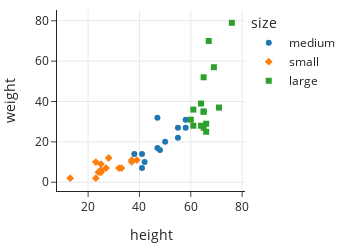

Notebook code cell kept with this figure:
### Markdown cell above
Plotting methods in `plotly` also contain arguments for making facet plots.
We can facet using color on the same plot, plotting symbol or line style.
Or we can facet into multiple subplots. Below are examples of each.
We first make a scatter plot of height and weight of dog breeds and use different plotting symbols and colors to facet within the plot by size:

### Code cell
fig = px.scatter(dogs, x='height', y='weight', 
                 color='size', symbol='size',
                 width=350, height=250)
fig

### Figure 1 — Plotly figure (JSON) as saved in the notebook; plotly's stock layout.template omitted (floating-point values rounded to 4 significant figures)
{"data": [{"hovertemplate": "size=medium<br>height=%{x}<br>weight=%{y}<extra></extra>", "legendgroup": "medium", "marker": {"color": "#1F77B4", "symbol": "circle"}, "mode": "markers", "name": "medium", "orientation": "v", "showlegend": true, "type": "scatter", "x": [48, 41, 55, 50, 58, 58, 41, 42, 38, 47, 47, 55], "xaxis": "x", "y": [16, 14, 22, 20, 31, 27, 7, 10, 14, 32, 17, 27], "yaxis": "y"}, {"hovertemplate": "size=small<br>height=%{x}<br>weight=%{y}<extra></extra>", "legendgroup": "small", "marker": {"color": "#FF7F0E", "symbol": "diamond"}, "mode": "markers", "name": "small", "orientation": "v", "showlegend": true, "type": "scatter", "x": [25, 37, 37, 27, 33, 13, 25, 23, 25, 39, 24, 25, 32, 28, 23, 25], "xaxis": "x", "y": [6, 11, 10.15, 7, 7, 2, 5, 2, 6, 11, 5, 5, 7, 12, 10, 9], "yaxis": "y"}, {"hovertemplate": "size=large<br>height=%{x}<br>weight=%{y}<extra></extra>", "legendgroup": "large", "marker": {"color": "#2CA02C", "symbol": "square"}, "mode": "markers", "name": "large", "orientation": "v", "showlegend": true, "type": "scatter", "x": [61, 65, 66, 60, 64, 65, 66, 69, 65, 71, 61, 64, 65, 76, 67], "xaxis": "x", "y": [28, 27, 29, 31, 28, 35, 25, 57, 35, 37, 36, 39, 52, 79, 70], "yaxis": "y"}], "layout": {"height": 250, "legend": {"title": {"text": "size"}, "tracegroupgap": 0}, "width": 350, "xaxis": {"anchor": "y", "autorange": true, "domain": [0, 1], "range": [7.868, 81.13], "title": {"text": "height"}, "type": "linear"}, "yaxis": {"anchor": "x", "autorange": true, "domain": [0, 1], "range": [-4.342, 85.34], "title": {"text": "weight"}, "type": "linear"}}}
